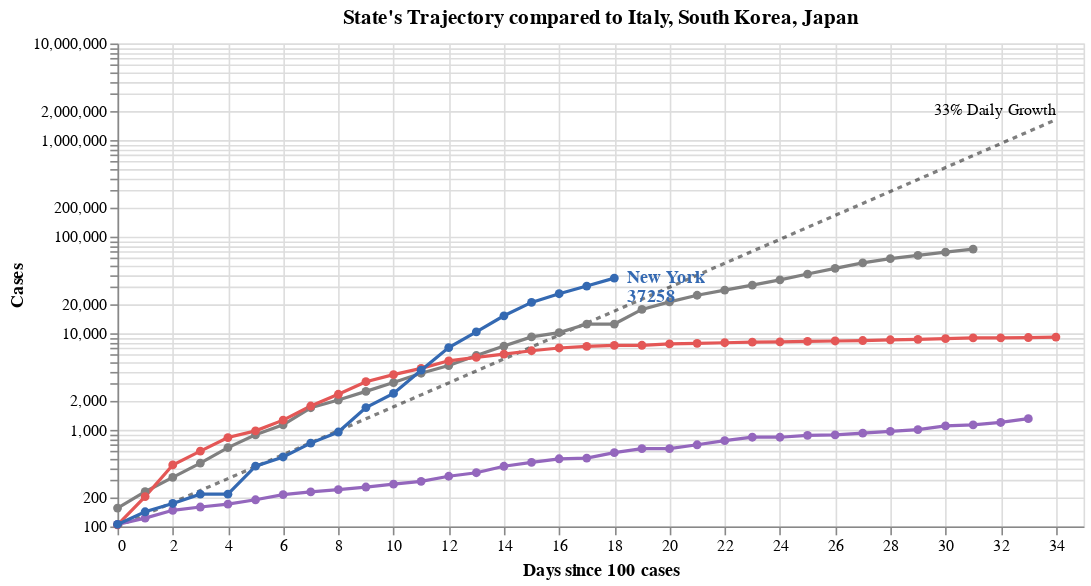

The code cell stored with this chart in its notebook:
### Code cell
#hide_input
chart5 = (
 base_ref.mark_line(color='black', opacity=.5, strokeDash=[3,3])
 + base_ref_f.mark_text(dy=-6, align='right', fontSize=10, text='33% Daily Growth') 
 + base2.mark_line(point=True, tooltip=True)
 + base2.transform_filter(date_filter).mark_text(dy=-8, align='right').encode(text='Key:N')
 + base3.mark_line(point={'size':30}, tooltip=True)
 + base4.mark_text(dx=8, align='left', fontWeight='bold').encode(text='Key:N')
 + base4.mark_text(dx=8, dy=12, align='left', fontWeight='bold').encode(text='Cases:Q')
).add_selection(state_selection).properties(
    title=f"State's Trajectory compared to {', '.join(baseline_countries)}"
)
chart5

### Figure 1 — Vega-Lite specification as saved in the notebook (floating-point values rounded to 4 significant figures; data arrays with more than 128 entries replaced by an {"elided": "..."} marker saying what was removed)
{"config": {"view": {"continuousWidth": 400, "continuousHeight": 300}}, "layer": [{"mark": {"type": "line", "color": "black", "opacity": 0.5, "strokeDash": [3, 3]}, "encoding": {"x": {"type": "quantitative", "field": "Days since 100 cases"}, "y": {"type": "quantitative", "field": "Cases"}}, "selection": {"Select": {"type": "single", "fields": ["Key"], "bind": {"input": "select", "options": ["Arizona", "California", "Colorado", "Connecticut", "Florida", "Georgia", "Illinois", "Indiana", "Louisiana", "Maryland", "Massachusetts", "Michigan", "Mississippi", "Missouri", "Nevada", "New Jersey", "New York", "North Carolina", "Ohio", "Pennsylvania", "South Carolina", "Tennessee", "Texas", "Utah", "Virginia", "Washington", "Wisconsin"]}, "init": {"Key": "New York"}}}}, {"mark": {"type": "text", "align": "right", "dy": -6, "fontSize": 10, "text": "33% Daily Growth"}, "encoding": {"x": {"type": "quantitative", "field": "Days since 100 cases"}, "y": {"type": "quantitative", "field": "Cases"}}, "transform": [{"filter": "(datum['Days since 100 cases'] >= 34)"}]}, {"data": {"name": "data-a40c97b6325b65757cfce7a9b635d652"}, "mark": {"type": "line", "point": true, "tooltip": true}, "encoding": {"color": {"type": "nominal", "field": "Key", "legend": null, "scale": {"domain": ["Germany", "India", "Italy", "Japan", "South Korea", "Spain", "US", "United Kingdom", "Alabama", "Alaska", "American Samoa", "Arizona", "Arkansas", "California", "Colorado", "Connecticut", "Delaware", "District of Columbia", "Florida", "Georgia", "Guam", "Hawaii", "Idaho", "Illinois", "Indiana", "Iowa", "Kansas", "Kentucky", "Louisiana", "MP", "Maine", "Maryland", "Massachusetts", "Michigan", "Minnesota", "Mississippi", "Missouri", "Montana", "Nebraska", "Nevada", "New Hampshire", "New Jersey", "New Mexico", "New York", "North Carolina", "North Dakota", "Ohio", "Oklahoma", "Oregon", "Pennsylvania", "Puerto Rico", "Rhode Island", "South Carolina", "South Dakota", "Tennessee", "Texas", "Utah", "Vermont", "Virgin Islands", "Virginia", "Washington", "West Virginia", "Wisconsin", "Wyoming"], "range": ["#2495D3", "#9D755D", "grey", "#9467bd", "#E45756", "#F58518", "#3469B2", "#2495D3", "#3469B2", "#3469B2", "#3469B2", "#3469B2", "#3469B2", "#3469B2", "#3469B2", "#3469B2", "#3469B2", "#3469B2", "#3469B2", "#3469B2", "#3469B2", "#3469B2", "#3469B2", "#3469B2", "#3469B2", "#3469B2", "#3469B2", "#3469B2", "#3469B2", "#3469B2", "#3469B2", "#3469B2", "#3469B2", "#3469B2", "#3469B2", "#3469B2", "#3469B2", "#3469B2", "#3469B2", "#3469B2", "#3469B2", "#3469B2", "#3469B2", "#3469B2", "#3469B2", "#3469B2", "#3469B2", "#3469B2", "#3469B2", "#3469B2", "#3469B2", "#3469B2", "#3469B2", "#3469B2", "#3469B2", "#3469B2", "#3469B2", "#3469B2", "#3469B2", "#3469B2", "#3469B2", "#3469B2", "#3469B2", "#3469B2"]}}, "tooltip": [{"type": "nominal", "field": "Key"}, {"type": "temporal", "field": "Date"}, {"type": "quantitative", "field": "Cases"}, {"type": "quantitative", "field": "Days since 100 cases"}], "x": {"type": "quantitative", "field": "Days since 100 cases"}, "y": {"type": "quantitative", "field": "Cases", "scale": {"type": "log"}}}, "transform": [{"filter": {"field": "Key", "oneOf": ["Italy", "South Korea", "Japan"]}}], "width": 600}, {"data": {"name": "data-a40c97b6325b65757cfce7a9b635d652"}, "mark": {"type": "text", "align": "right", "dy": -8}, "encoding": {"color": {"type": "nominal", "field": "Key", "legend": null, "scale": {"domain": ["Germany", "India", "Italy", "Japan", "South Korea", "Spain", "US", "United Kingdom", "Alabama", "Alaska", "American Samoa", "Arizona", "Arkansas", "California", "Colorado", "Connecticut", "Delaware", "District of Columbia", "Florida", "Georgia", "Guam", "Hawaii", "Idaho", "Illinois", "Indiana", "Iowa", "Kansas", "Kentucky", "Louisiana", "MP", "Maine", "Maryland", "Massachusetts", "Michigan", "Minnesota", "Mississippi", "Missouri", "Montana", "Nebraska", "Nevada", "New Hampshire", "New Jersey", "New Mexico", "New York", "North Carolina", "North Dakota", "Ohio", "Oklahoma", "Oregon", "Pennsylvania", "Puerto Rico", "Rhode Island", "South Carolina", "South Dakota", "Tennessee", "Texas", "Utah", "Vermont", "Virgin Islands", "Virginia", "Washington", "West Virginia", "Wisconsin", "Wyoming"], "range": ["#2495D3", "#9D755D", "grey", "#9467bd", "#E45756", "#F58518", "#3469B2", "#2495D3", "#3469B2", "#3469B2", "#3469B2", "#3469B2", "#3469B2", "#3469B2", "#3469B2", "#3469B2", "#3469B2", "#3469B2", "#3469B2", "#3469B2", "#3469B2", "#3469B2", "#3469B2", "#3469B2", "#3469B2", "#3469B2", "#3469B2", "#3469B2", "#3469B2", "#3469B2", "#3469B2", "#3469B2", "#3469B2", "#3469B2", "#3469B2", "#3469B2", "#3469B2", "#3469B2", "#3469B2", "#3469B2", "#3469B2", "#3469B2", "#3469B2", "#3469B2", "#3469B2", "#3469B2", "#3469B2", "#3469B2", "#3469B2", "#3469B2", "#3469B2", "#3469B2", "#3469B2", "#3469B2", "#3469B2", "#3469B2", "#3469B2", "#3469B2", "#3469B2", "#3469B2", "#3469B2", "#3469B2", "#3469B2", "#3469B2"]}}, "text": {"type": "nominal", "field": "Key"}, "tooltip": [{"type": "nominal", "field": "Key"}, {"type": "temporal", "field": "Date"}, {"type": "quantitative", "field": "Cases"}, {"type": "quantitative", "field": "Days since 100 cases"}], "x": {"type": "quantitative", "field": "Days since 100 cases"}, "y": {"type": "quantitative", "field": "Cases", "scale": {"type": "log"}}}, "transform": [{"filter": {"field": "Key", "oneOf": ["Italy", "South Korea", "Japan"]}}, {"filter": "(datum['Date'] >= 1585180800000)"}], "width": 600}, {"data": {"name": "data-a40c97b6325b65757cfce7a9b635d652"}, "mark": {"type": "line", "point": {"size": 30}, "tooltip": true}, "encoding": {"color": {"type": "nominal", "field": "Key", "legend": null, "scale": {"domain": ["Germany", "India", "Italy", "Japan", "South Korea", "Spain", "US", "United Kingdom", "Alabama", "Alaska", "American Samoa", "Arizona", "Arkansas", "California", "Colorado", "Connecticut", "Delaware", "District of Columbia", "Florida", "Georgia", "Guam", "Hawaii", "Idaho", "Illinois", "Indiana", "Iowa", "Kansas", "Kentucky", "Louisiana", "MP", "Maine", "Maryland", "Massachusetts", "Michigan", "Minnesota", "Mississippi", "Missouri", "Montana", "Nebraska", "Nevada", "New Hampshire", "New Jersey", "New Mexico", "New York", "North Carolina", "North Dakota", "Ohio", "Oklahoma", "Oregon", "Pennsylvania", "Puerto Rico", "Rhode Island", "South Carolina", "South Dakota", "Tennessee", "Texas", "Utah", "Vermont", "Virgin Islands", "Virginia", "Washington", "West Virginia", "Wisconsin", "Wyoming"], "range": ["#2495D3", "#9D755D", "grey", "#9467bd", "#E45756", "#F58518", "#3469B2", "#2495D3", "#3469B2", "#3469B2", "#3469B2", "#3469B2", "#3469B2", "#3469B2", "#3469B2", "#3469B2", "#3469B2", "#3469B2", "#3469B2", "#3469B2", "#3469B2", "#3469B2", "#3469B2", "#3469B2", "#3469B2", "#3469B2", "#3469B2", "#3469B2", "#3469B2", "#3469B2", "#3469B2", "#3469B2", "#3469B2", "#3469B2", "#3469B2", "#3469B2", "#3469B2", "#3469B2", "#3469B2", "#3469B2", "#3469B2", "#3469B2", "#3469B2", "#3469B2", "#3469B2", "#3469B2", "#3469B2", "#3469B2", "#3469B2", "#3469B2", "#3469B2", "#3469B2", "#3469B2", "#3469B2", "#3469B2", "#3469B2", "#3469B2", "#3469B2", "#3469B2", "#3469B2", "#3469B2", "#3469B2", "#3469B2", "#3469B2"]}}, "tooltip": [{"type": "nominal", "field": "Key"}, {"type": "temporal", "field": "Date"}, {"type": "quantitative", "field": "Cases"}, {"type": "quantitative", "field": "Days since 100 cases"}], "x": {"type": "quantitative", "field": "Days since 100 cases"}, "y": {"type": "quantitative", "field": "Cases", "scale": {"type": "log"}}}, "transform": [{"filter": {"selection": "Select"}}], "width": 600}, {"data": {"name": "data-a40c97b6325b65757cfce7a9b635d652"}, "mark": {"type": "text", "align": "left", "dx": 8, "fontWeight": "bold"}, "encoding": {"color": {"type": "nominal", "field": "Key", "legend": null, "scale": {"domain": ["Germany", "India", "Italy", "Japan", "South Korea", "Spain", "US", "United Kingdom", "Alabama", "Alaska", "American Samoa", "Arizona", "Arkansas", "California", "Colorado", "Connecticut", "Delaware", "District of Columbia", "Florida", "Georgia", "Guam", "Hawaii", "Idaho", "Illinois", "Indiana", "Iowa", "Kansas", "Kentucky", "Louisiana", "MP", "Maine", "Maryland", "Massachusetts", "Michigan", "Minnesota", "Mississippi", "Missouri", "Montana", "Nebraska", "Nevada", "New Hampshire", "New Jersey", "New Mexico", "New York", "North Carolina", "North Dakota", "Ohio", "Oklahoma", "Oregon", "Pennsylvania", "Puerto Rico", "Rhode Island", "South Carolina", "South Dakota", "Tennessee", "Texas", "Utah", "Vermont", "Virgin Islands", "Virginia", "Washington", "West Virginia", "Wisconsin", "Wyoming"], "range": ["#2495D3", "#9D755D", "grey", "#9467bd", "#E45756", "#F58518", "#3469B2", "#2495D3", "#3469B2", "#3469B2", "#3469B2", "#3469B2", "#3469B2", "#3469B2", "#3469B2", "#3469B2", "#3469B2", "#3469B2", "#3469B2", "#3469B2", "#3469B2", "#3469B2", "#3469B2", "#3469B2", "#3469B2", "#3469B2", "#3469B2", "#3469B2", "#3469B2", "#3469B2", "#3469B2", "#3469B2", "#3469B2", "#3469B2", "#3469B2", "#3469B2", "#3469B2", "#3469B2", "#3469B2", "#3469B2", "#3469B2", "#3469B2", "#3469B2", "#3469B2", "#3469B2", "#3469B2", "#3469B2", "#3469B2", "#3469B2", "#3469B2", "#3469B2", "#3469B2", "#3469B2", "#3469B2", "#3469B2", "#3469B2", "#3469B2", "#3469B2", "#3469B2", "#3469B2", "#3469B2", "#3469B2", "#3469B2", "#3469B2"]}}, "text": {"type": "nominal", "field": "Key"}, "tooltip": [{"type": "nominal", "field": "Key"}, {"type": "temporal", "field": "Date"}, {"type": "quantitative", "field": "Cases"}, {"type": "quantitative", "field": "Days since 100 cases"}], "x": {"type": "quantitative", "field": "Days since 100 cases"}, "y": {"type": "quantitative", "field": "Cases", "scale": {"type": "log"}}}, "transform": [{"filter": {"selection": "Select"}}, {"filter": "(datum['Date'] >= 1585180800000)"}], "width": 600}, {"data": {"name": "data-a40c97b6325b65757cfce7a9b635d652"}, "mark": {"type": "text", "align": "left", "dx": 8, "dy": 12, "fontWeight": "bold"}, "encoding": {"color": {"type": "nominal", "field": "Key", "legend": null, "scale": {"domain": ["Germany", "India", "Italy", "Japan", "South Korea", "Spain", "US", "United Kingdom", "Alabama", "Alaska", "American Samoa", "Arizona", "Arkansas", "California", "Colorado", "Connecticut", "Delaware", "District of Columbia", "Florida", "Georgia", "Guam", "Hawaii", "Idaho", "Illinois", "Indiana", "Iowa", "Kansas", "Kentucky", "Louisiana", "MP", "Maine", "Maryland", "Massachusetts", "Michigan", "Minnesota", "Mississippi", "Missouri", "Montana", "Nebraska", "Nevada", "New Hampshire", "New Jersey", "New Mexico", "New York", "North Carolina", "North Dakota", "Ohio", "Oklahoma", "Oregon", "Pennsylvania", "Puerto Rico", "Rhode Island", "South Carolina", "South Dakota", "Tennessee", "Texas", "Utah", "Vermont", "Virgin Islands", "Virginia", "Washington", "West Virginia", "Wisconsin", "Wyoming"], "range": ["#2495D3", "#9D755D", "grey", "#9467bd", "#E45756", "#F58518", "#3469B2", "#2495D3", "#3469B2", "#3469B2", "#3469B2", "#3469B2", "#3469B2", "#3469B2", "#3469B2", "#3469B2", "#3469B2", "#3469B2", "#3469B2", "#3469B2", "#3469B2", "#3469B2", "#3469B2", "#3469B2", "#3469B2", "#3469B2", "#3469B2", "#3469B2", "#3469B2", "#3469B2", "#3469B2", "#3469B2", "#3469B2", "#3469B2", "#3469B2", "#3469B2", "#3469B2", "#3469B2", "#3469B2", "#3469B2", "#3469B2", "#3469B2", "#3469B2", "#3469B2", "#3469B2", "#3469B2", "#3469B2", "#3469B2", "#3469B2", "#3469B2", "#3469B2", "#3469B2", "#3469B2", "#3469B2", "#3469B2", "#3469B2", "#3469B2", "#3469B2", "#3469B2", "#3469B2", "#3469B2", "#3469B2", "#3469B2", "#3469B2"]}}, "text": {"type": "quantitative", "field": "Cases"}, "tooltip": [{"type": "nominal", "field": "Key"}, {"type": "temporal", "field": "Date"}, {"type": "quantitative", "field": "Cases"}, {"type": "quantitative", "field": "Days since 100 cases"}], "x": {"type": "quantitative", "field": "Days since 100 cases"}, "y": {"type": "quantitative", "field": "Cases", "scale": {"type": "log"}}}, "transform": [{"filter": {"selection": "Select"}}, {"filter": "(datum['Date'] >= 1585180800000)"}], "width": 600}], "data": {"name": "data-22f97c60acdfb30efbe2d567de52cc4c"}, "title": "State's Trajectory compared to Italy, South Korea, Japan", "$schema": "https://vega.github.io/schema/vega-lite/v4.0.2.json", "datasets": {"data-22f97c60acdfb30efbe2d567de52cc4c": [{"Days since 100 cases": 0, "Cases": 100.0}, {"Days since 100 cases": 1, "Cases": 133.0}, {"Days since 100 cases": 2, "Cases": 176.9}, {"Days since 100 cases": 3, "Cases": 235.3}, {"Days since 100 cases": 4, "Cases": 312.9}, {"Days since 100 cases": 5, "Cases": 416.2}, {"Days since 100 cases": 6, "Cases": 553.5}, {"Days since 100 cases": 7, "Cases": 736.1}, {"Days since 100 cases": 8, "Cases": 979.1}, {"Days since 100 cases": 9, "Cases": 1302.0}, {"Days since 100 cases": 10, "Cases": 1732.0}, {"Days since 100 cases": 11, "Cases": 2303.0}, {"Days since 100 cases": 12, "Cases": 3064.0}, {"Days since 100 cases": 13, "Cases": 4074.0}, {"Days since 100 cases": 14, "Cases": 5419.0}, {"Days since 100 cases": 15, "Cases": 7207.0}, {"Days since 100 cases": 16, "Cases": 9586.0}, {"Days since 100 cases": 17, "Cases": 12750.0}, {"Days since 100 cases": 18, "Cases": 16960.0}, {"Days since 100 cases": 19, "Cases": 22550.0}, {"Days since 100 cases": 20, "Cases": 29990.0}, {"Days since 100 cases": 21, "Cases": 39890.0}, {"Days since 100 cases": 22, "Cases": 53060.0}, {"Days since 100 cases": 23, "Cases": 70560.0}, {"Days since 100 cases": 24, "Cases": 93850.0}, {"Days since 100 cases": 25, "Cases": 124800.0}, {"Days since 100 cases": 26, "Cases": 166000.0}, {"Days since 100 cases": 27, "Cases": 220800.0}, {"Days since 100 cases": 28, "Cases": 293700.0}, {"Days since 100 cases": 29, "Cases": 390600.0}, {"Days since 100 cases": 30, "Cases": 519500.0}, {"Days since 100 cases": 31, "Cases": 690900.0}, {"Days since 100 cases": 32, "Cases": 918900.0}, {"Days since 100 cases": 33, "Cases": 1222000.0}, {"Days since 100 cases": 34, "Cases": 1625000.0}], "data-a40c97b6325b65757cfce7a9b635d652": {"elided": "826 records"}}}
